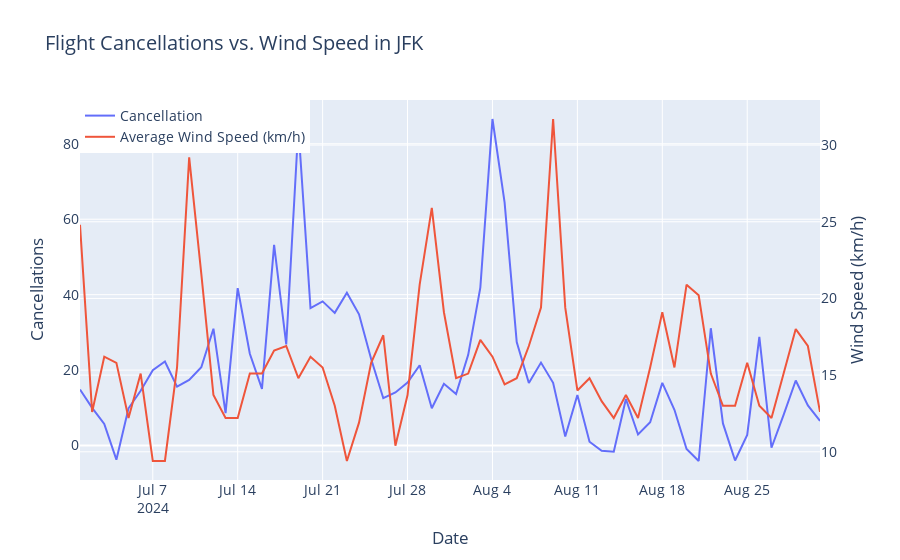

This figure's notebook cell:
### Markdown cell above
## Airport JFK ##

### Code cell
x_jfk = flights_JFK['flight_date']
y_jfk = flights_JFK['total_cancelled']
y_wind = flights_JFK['avg_wind_speed_kmh']

fig = go.Figure()

fig.add_trace(go.Scatter(
    x=x_tpa, y=y_tpa,
    mode='lines',
    name='Cancellation',
    yaxis='y1'  # Assign to first y-axis
))

fig.add_trace(go.Scatter(
    x=x_tpa, y=y_wind,
    mode='lines',
    name='Average Wind Speed (km/h)',
    yaxis='y2'  # Assign to second y-axis
))

fig.update_layout(
    title="Flight Cancellations vs. Wind Speed in JFK",
    xaxis_title="Date",
    yaxis=dict(
        title="Cancellations",
    ),
    yaxis2=dict(
        title="Wind Speed (km/h)",
        overlaying='y',  # Makes it share the same x-axis
        side='right'
    ),
    legend=dict(x=0, y=1),  # Position legend
    font=dict(size=14)  # Sets overall font size
)

fig.show()

### Figure 1 — Plotly figure (JSON) as saved in the notebook; plotly's stock layout.template omitted (floating-point values rounded to 4 significant figures)
{"data": [{"mode": "lines", "name": "Cancellation", "type": "scatter", "x": ["2024-07-01", "2024-07-02", "2024-07-03", "2024-07-04", "2024-07-05", "2024-07-06", "2024-07-07", "2024-07-08", "2024-07-09", "2024-07-10", "2024-07-11", "2024-07-12", "2024-07-13", "2024-07-14", "2024-07-15", "2024-07-16", "2024-07-17", "2024-07-18", "2024-07-19", "2024-07-20", "2024-07-21", "2024-07-22", "2024-07-23", "2024-07-24", "2024-07-25", "2024-07-26", "2024-07-27", "2024-07-28", "2024-07-29", "2024-07-30", "2024-07-31", "2024-08-01", "2024-08-02", "2024-08-03", "2024-08-04", "2024-08-05", "2024-08-06", "2024-08-07", "2024-08-08", "2024-08-09", "2024-08-10", "2024-08-11", "2024-08-12", "2024-08-13", "2024-08-14", "2024-08-15", "2024-08-16", "2024-08-17", "2024-08-18", "2024-08-19", "2024-08-20", "2024-08-21", "2024-08-22", "2024-08-23", "2024-08-24", "2024-08-25", "2024-08-26", "2024-08-27", "2024-08-28", "2024-08-29", "2024-08-30", "2024-08-31"], "y": [14.88, 9.98, 5.74, -3.74, 9.88, 14.52, 19.98, 22.29, 15.64, 17.39, 20.75, 30.98, 8.6, 41.75, 24.34, 15.03, 53.19, 26.8, 84.44, 36.42, 38.22, 35.18, 40.49, 34.79, 22.94, 12.56, 14.07, 16.68, 21.3, 9.88, 16.38, 13.69, 24.04, 41.87, 86.57, 64.47, 27.43, 16.57, 22.0, 16.65, 2.42, 13.42, 1.01, -1.39, -1.61, 12.35, 2.94, 6.19, 16.62, 9.48, -0.9, -4.09, 31.1, 5.87, -3.95, 2.83, 28.79, -0.58, 8.13, 17.25, 10.66, 6.53], "yaxis": "y"}, {"mode": "lines", "name": "Average Wind Speed (km/h)", "type": "scatter", "x": ["2024-07-01", "2024-07-02", "2024-07-03", "2024-07-04", "2024-07-05", "2024-07-06", "2024-07-07", "2024-07-08", "2024-07-09", "2024-07-10", "2024-07-11", "2024-07-12", "2024-07-13", "2024-07-14", "2024-07-15", "2024-07-16", "2024-07-17", "2024-07-18", "2024-07-19", "2024-07-20", "2024-07-21", "2024-07-22", "2024-07-23", "2024-07-24", "2024-07-25", "2024-07-26", "2024-07-27", "2024-07-28", "2024-07-29", "2024-07-30", "2024-07-31", "2024-08-01", "2024-08-02", "2024-08-03", "2024-08-04", "2024-08-05", "2024-08-06", "2024-08-07", "2024-08-08", "2024-08-09", "2024-08-10", "2024-08-11", "2024-08-12", "2024-08-13", "2024-08-14", "2024-08-15", "2024-08-16", "2024-08-17", "2024-08-18", "2024-08-19", "2024-08-20", "2024-08-21", "2024-08-22", "2024-08-23", "2024-08-24", "2024-08-25", "2024-08-26", "2024-08-27", "2024-08-28", "2024-08-29", "2024-08-30", "2024-08-31"], "y": [24.8, 12.6, 16.2, 15.8, 12.2, 15.1, 9.4, 9.4, 15.5, 29.2, 21.6, 13.7, 12.2, 12.2, 15.1, 15.1, 16.6, 16.9, 14.8, 16.2, 15.5, 13.0, 9.4, 11.9, 15.8, 17.6, 10.4, 13.7, 20.9, 25.9, 19.1, 14.8, 15.1, 17.3, 16.2, 14.4, 14.8, 16.9, 19.4, 31.7, 19.4, 14.0, 14.8, 13.3, 12.2, 13.7, 12.2, 15.5, 19.1, 15.5, 20.9, 20.2, 15.1, 13.0, 13.0, 15.8, 13.0, 12.2, 15.1, 18.0, 16.9, 12.6], "yaxis": "y2"}], "layout": {"font": {"size": 14}, "legend": {"x": 0, "y": 1}, "title": {"text": "Flight Cancellations vs. Wind Speed in JFK"}, "xaxis": {"title": {"text": "Date"}}, "yaxis": {"title": {"text": "Cancellations"}}, "yaxis2": {"overlaying": "y", "side": "right", "title": {"text": "Wind Speed (km/h)"}}}}
